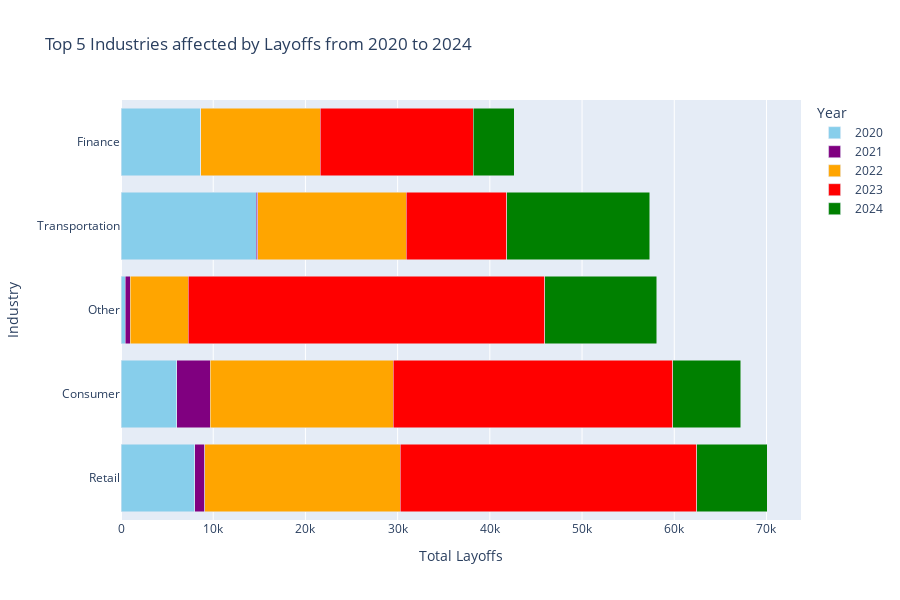

Notebook source saved alongside this figure:
### Markdown cell above
Key insights:
* *The number of layoffs varied greatly over the five-year period, with a dramatic increase from 2021 to 2023 followed by a sharp decrease in 2024.*
* *The highest number of layoffs occurred in 2023, surpassing 250,000.*
* *Lowest Point in 2021: The lowest point was in 2021, with layoffs barely exceeding 100,000.*

### Code cell
# Group by 'industry' and 'year', and sum up the total layoffs
industry_year_counts = df_layoffs.groupby(['industry', 'year'])['total_laid_off'].sum().unstack().fillna(0)

# Get the top 5 industries with the most layoffs
top_industries = industry_year_counts.sum(axis=1).sort_values(ascending=False).head().index

# Select only the top 5 industries
industry_year_counts = industry_year_counts.loc[top_industries]

# Reset index to make 'industry' a column again
industry_year_counts = industry_year_counts.reset_index()

# Melt the DataFrame to long format
industry_year_counts_melted = industry_year_counts.melt(id_vars='industry', var_name='year', value_name='total_laid_off')

# Create the bar chart using Plotly Express
fig = px.bar(industry_year_counts_melted, 
             x='total_laid_off', 
             y='industry', 
             color='year', 
             orientation='h', 
             barmode='stack',
             title='Top 5 Industries affected by Layoffs from 2020 to 2024',
             labels={'total_laid_off': 'Total Layoffs', 'industry': 'Industry', 'year': 'Year'},
             height=600,
             color_discrete_sequence=['skyblue', 'purple', 'orange', 'red', 'green'])

fig.show()

### Figure 1 — Plotly figure (JSON) as saved in the notebook; plotly's stock layout.template omitted (floating-point values rounded to 4 significant figures)
{"data": [{"alignmentgroup": "True", "hovertemplate": "Year=2020<br>Total Layoffs=%{x}<br>Industry=%{y}<extra></extra>", "legendgroup": "2020", "marker": {"color": "skyblue", "pattern": {"shape": ""}}, "name": "2020", "offsetgroup": "2020", "orientation": "h", "showlegend": true, "textposition": "auto", "type": "bar", "x": [8002, 6063, 466, 14656, 8624], "xaxis": "x", "y": ["Retail", "Consumer", "Other", "Transportation", "Finance"], "yaxis": "y"}, {"alignmentgroup": "True", "hovertemplate": "Year=2021<br>Total Layoffs=%{x}<br>Industry=%{y}<extra></extra>", "legendgroup": "2021", "marker": {"color": "purple", "pattern": {"shape": ""}}, "name": "2021", "offsetgroup": "2021", "orientation": "h", "showlegend": true, "textposition": "auto", "type": "bar", "x": [1088, 3600, 515, 200, 0], "xaxis": "x", "y": ["Retail", "Consumer", "Other", "Transportation", "Finance"], "yaxis": "y"}, {"alignmentgroup": "True", "hovertemplate": "Year=2022<br>Total Layoffs=%{x}<br>Industry=%{y}<extra></extra>", "legendgroup": "2022", "marker": {"color": "orange", "pattern": {"shape": ""}}, "name": "2022", "offsetgroup": "2022", "orientation": "h", "showlegend": true, "textposition": "auto", "type": "bar", "x": [21214, 19856, 6296, 16067, 12999], "xaxis": "x", "y": ["Retail", "Consumer", "Other", "Transportation", "Finance"], "yaxis": "y"}, {"alignmentgroup": "True", "hovertemplate": "Year=2023<br>Total Layoffs=%{x}<br>Industry=%{y}<extra></extra>", "legendgroup": "2023", "marker": {"color": "red", "pattern": {"shape": ""}}, "name": "2023", "offsetgroup": "2023", "orientation": "h", "showlegend": true, "textposition": "auto", "type": "bar", "x": [32133, 30303, 38687, 10907, 16566], "xaxis": "x", "y": ["Retail", "Consumer", "Other", "Transportation", "Finance"], "yaxis": "y"}, {"alignmentgroup": "True", "hovertemplate": "Year=2024<br>Total Layoffs=%{x}<br>Industry=%{y}<extra></extra>", "legendgroup": "2024", "marker": {"color": "green", "pattern": {"shape": ""}}, "name": "2024", "offsetgroup": "2024", "orientation": "h", "showlegend": true, "textposition": "auto", "type": "bar", "x": [7620, 7400, 12112, 15518, 4452], "xaxis": "x", "y": ["Retail", "Consumer", "Other", "Transportation", "Finance"], "yaxis": "y"}], "layout": {"barmode": "stack", "height": 600, "legend": {"title": {"text": "Year"}, "tracegroupgap": 0}, "title": {"text": "Top 5 Industries affected by Layoffs from 2020 to 2024"}, "xaxis": {"anchor": "y", "domain": [0, 1], "title": {"text": "Total Layoffs"}}, "yaxis": {"anchor": "x", "domain": [0, 1], "title": {"text": "Industry"}}}}
